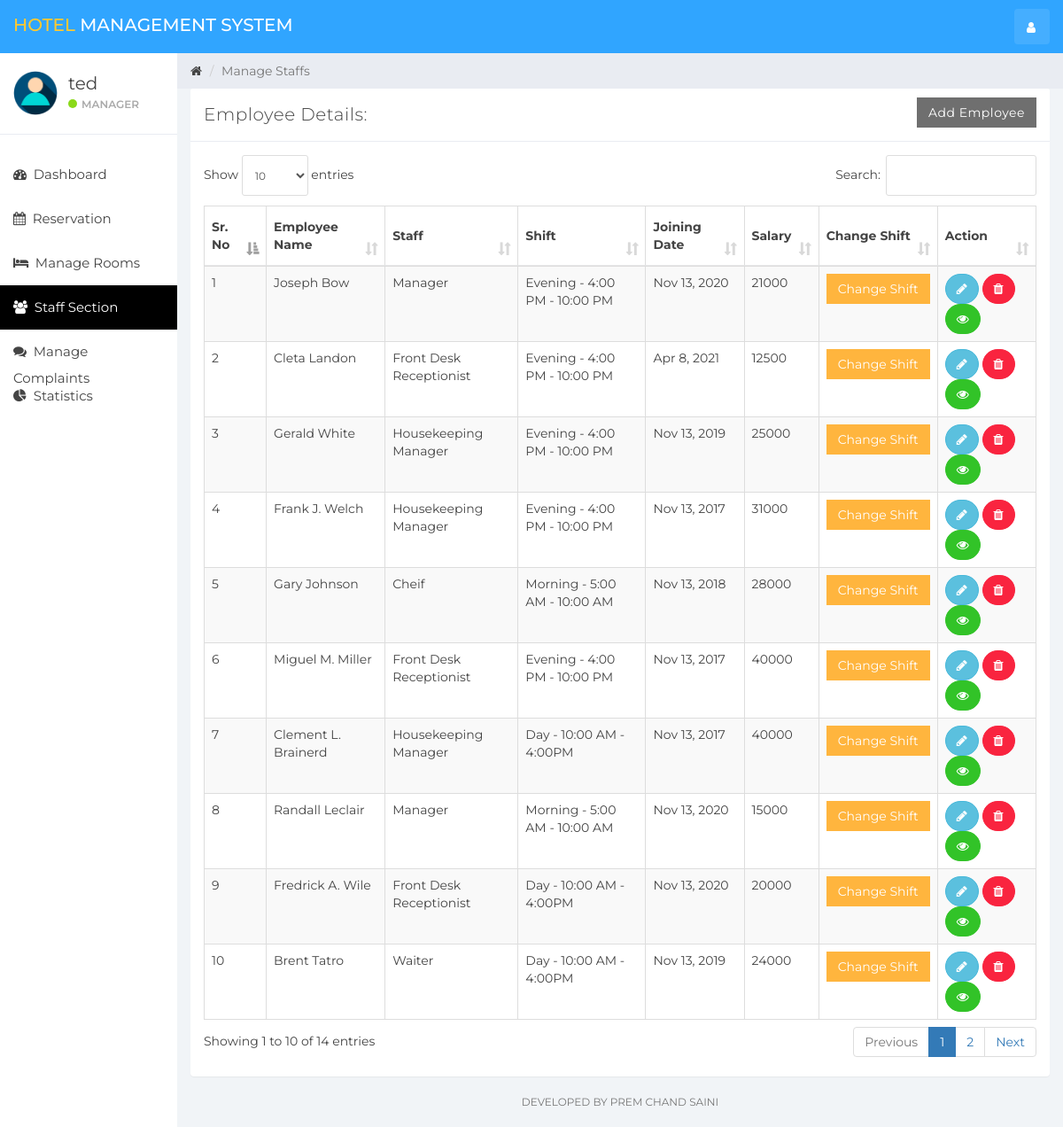
/index.php?staff_mang (signed in), run on the app's committed database.
### tables this page shows
CREATE TABLE IF NOT EXISTS `user` (
  `id` int(11) NOT NULL AUTO_INCREMENT,
  `name` varchar(100) NOT NULL,
  `username` varchar(15) NOT NULL,
  `email` varchar(100) NOT NULL,
  `password` varchar(100) NOT NULL,
  `created_at` timestamp NOT NULL DEFAULT CURRENT_TIMESTAMP,
  PRIMARY KEY (`id`)
);

CREATE TABLE IF NOT EXISTS `staff` (
  `emp_id` int(11) NOT NULL AUTO_INCREMENT,
  `emp_name` varchar(100) NOT NULL,
  `staff_type_id` int(11) NOT NULL,
  `shift_id` int(11) NOT NULL,
  `id_card_type` int(11) NOT NULL,
  `id_card_no` varchar(20) NOT NULL,
  `address` varchar(100) NOT NULL,
  `contact_no` bigint(20) NOT NULL,
  `salary` bigint(20) NOT NULL,
  `joining_date` timestamp NOT NULL DEFAULT CURRENT_TIMESTAMP,
  `updated_at` timestamp NOT NULL DEFAULT CURRENT_TIMESTAMP ON UPDATE CURRENT_TIMESTAMP,
  PRIMARY KEY (`emp_id`),
  KEY `id_card_type` (`id_card_type`),
  KEY `shift_id` (`shift_id`),
  KEY `staff_type_id` (`staff_type_id`),
  CONSTRAINT `staff_ibfk_1` FOREIGN KEY (`id_card_type`) REFERENCES `id_card_type` (`id_card_type_id`),
  CONSTRAINT `staff_ibfk_2` FOREIGN KEY (`shift_id`) REFERENCES `shift` (`shift_id`),
  CONSTRAINT `staff_ibfk_3` FOREIGN KEY (`staff_type_id`) REFERENCES `staff_type` (`staff_type_id`)
);

CREATE TABLE IF NOT EXISTS `staff_type` (
  `staff_type_id` int(10) NOT NULL AUTO_INCREMENT,
  `staff_type` varchar(100) NOT NULL,
  PRIMARY KEY (`staff_type_id`)
);

CREATE TABLE IF NOT EXISTS `shift` (
  `shift_id` int(10) NOT NULL AUTO_INCREMENT,
  `shift` varchar(100) NOT NULL,
  `shift_timing` varchar(100) NOT NULL,
  PRIMARY KEY (`shift_id`)
);

### staff_mang.php (the view, shortened to what this page needs)
<div class="col-sm-9 col-sm-offset-3 col-lg-10 col-lg-offset-2 main">
    <div class="row">
        <ol class="breadcrumb">
            <li><a href="#">
                    <em class="fa fa-home"></em>
                </a></li>
            <li class="active">Manage Staffs</li>
        </ol>
    </div>
    <div class="row">
        <div class="col-lg-12">
            <div class="panel panel-default">
                <div class="panel-heading">Employee Details:
                    <a href="index.php?add_emp" class="btn btn-secondary pull-right" style="border-radius:0%">Add Employee</a>
                </div>
                <div class="panel-body">
                    <table class="table table-striped table-bordered table-responsive" cellspacing="0" width="100%"
                           id="rooms">
                        <thead>
                        <tr>
                            <th>Sr. No</th>
                            <th>Employee Name</th>
                            <th>Staff</th>
                            <th>Shift</th>
                            <th>Joining Date</th>
                            <th>Salary</th>
                            <th>Change Shift</th>
                            <th>Action</th>
                        </tr>
                        </thead>
                        <tbody>
                        <?php
                        $staff_query = "SELECT * FROM staff  NATURAL JOIN staff_type NATURAL JOIN shift";
                        $staff_result = mysqli_query($connection, $staff_query);
                        if (mysqli_num_rows($staff_result) > 0) {
                            while ($staff = mysqli_fetch_assoc($staff_result)) { ?>
                                <tr>
                                    <td><?php echo $staff['emp_id']; ?></td>
                                    <td><?php echo $staff['emp_name']; ?></td>
                                    <td><?php echo $staff['staff_type']; ?></td>
                                    <td><?php echo $staff['shift'] . ' - ' . $staff['shift_timing']; ?></td>
                                    <td><?php echo date('M j, Y', strtotime($staff['joining_date'])); ?></td>
                                    <td><?php echo $staff['salary']; ?></td>
                                    <td>
                                        <button class="btn btn-warning" style="border-radius:0%" data-toggle="modal" data-target="#changeShift"
                                                data-id="<?php echo $staff['emp_id']; ?>" id="change_shift">Change Shift</button>
                                    </td>
                                    <td>
                                        <button data-toggle="modal"
                                                data-target="#empDetail<?php echo $staff['emp_id']; ?>"
                                                data-id="<?php echo $staff['emp_id']; ?>" id="editEmp"
                                                class="btn btn-info" style="border-radius:60px;"><i class="fa fa-pencil"></i></button>
                                        <a href='functionmis.php?empid=<?php echo $staff['emp_id']; ?>'
                                           class="btn btn-danger" onclick="return confirm('Are you Sure?')" style="border-radius:60px;"><i
                                                    class="fa fa-trash"></i></a>
                                        <a href='index.php?emp_history&empid=<?php echo $staff['emp_id']; ?>'
                                           class="btn btn-success" title="Employee Histery" style="border-radius:60px;"><i class="fa fa-eye"></i></a>
                                    </td>
                                </tr>
                                <?php
                            }
                        }
                        ?>
                        </tbody>
                    </table>
                </div>
            </div>
        </div>
    </div>
    <div class="row">
        <div class="col-sm-12">
        <p class="back-link">Developed By Prem Chand Saini</p>
        </div>
    </div>
</div>

### header_2.php (shortened to what this page needs)
<!DOCTYPE html>
<html>
<head>
    <link href="css/bootstrap.min.css" rel="stylesheet">
    <link href="css/font-awesome.min.css" rel="stylesheet">
    <link href="css/datepicker3.css" rel="stylesheet">
    <link href="css/dataTables.bootstrap.min.css" rel="stylesheet">
    <link href="css/styles.css" rel="stylesheet">
</head>
<body>
<nav class="navbar navbar-custom navbar-fixed-top bg-info" role="navigation">
    <div class="container-fluid">
        <div class="navbar-header">
            <a class="navbar-brand" href="index.php?dashboard"><span>Hotel </span>Management System</a>
            <ul class="nav navbar-top-links navbar-right">
                <li class="dropdown"><a class="dropdown-toggle count-info" data-toggle="dropdown" href="#">
                        <em class="fa fa-user"></em>
                    </a>
                </li>
            </ul>
        </div>
    </div>
</nav>

### sidebar.php (shortened to what this page needs)
<?php
include_once "db.php";
if (isset($_SESSION['user_id'])){
    $user_id = $_SESSION['user_id'];
    $userQuery = "SELECT * FROM user WHERE id = '$user_id'";
    $result = mysqli_query($connection, $userQuery);
    $user = mysqli_fetch_assoc($result);
}else{
    header('Location:login.php');
}
?>
<div id="sidebar-collapse" class="col-sm-3 col-lg-2 sidebar">
    <div class="profile-sidebar">
        <div class="profile-userpic">
            <img src="img/user.png" class="img-responsive" alt="">
        </div>
        <div class="profile-usertitle">
            <div class="profile-usertitle-name"><?php echo $user['name'];?></div>
            <div class="profile-usertitle-status"><span class="indicator label-success"></span>Manager</div>
        </div>
    </div>
    <ul class="nav menu">
    <?php
        if (isset($_GET['dashboard'])){ ?>
            <li class="active">
                <a href="index.php?dashboard"><em class="fa fa-dashboard">&nbsp;</em>
                    Dashboard
                </a>
            </li>
        <?php } else{?>
            <li>
                <a href="index.php?dashboard"><em class="fa fa-dashboard">&nbsp;</em>
                    Dashboard
                </a>
            </li>
        <?php }
        if (isset($_GET['reservation'])){ ?>
            <li class="active">
            <a href="index.php?reservation"><em class="fa fa-calendar">&nbsp;</em>
                    Reservation
                </a>
            </li>
        <?php } else{?>
            <li>
            <a href="index.php?reservation"><em class="fa fa-calendar">&nbsp;</em>
                    Reservation
                </a>
            </li>
        <?php }
        if (isset($_GET['room_mang'])){ ?>
            <li class="active">
                <a href="index.php?room_mang"><em class="fa fa-bed">&nbsp;</em>
                    Manage Rooms
                </a>
            </li>
        <?php } else{?>
            <li>
            <a href="index.php?room_mang"><em class="fa fa-bed">&nbsp;</em>
                    Manage Rooms
                </a>
            </li>
        <?php }
        if (isset($_GET['staff_mang'])){ ?>
            <li class="active">
                <a href="index.php?staff_mang"><em class="fa fa-users">&nbsp;</em>
                    Staff Section
                </a>
            </li>
        <?php }
        if (isset($_GET['complain'])){ ?>
            <li class="active">
                <a href="index.php?complain"><em class="fa fa-comments">&nbsp;</em>
                    Manage Complaints
                </a>
            </li>
        <?php } else{?>
            <li>
                <a href="index.php?complain"><em class="fa fa-comments">&nbsp;</em>
                    Manage Complaints
                </a>
            </li>
        <?php }
        ?>
        <?php
        if (isset($_GET['statistics'])){ ?>
            <li class="active">
                <a href="index.php?statistics"><em class="fa fa-pie-chart">&nbsp;</em>
                    Statistics
                </a>
            </li>
        <?php } else{?>
        <li>
            <a href="index.php?statistics"><em class="fa fa-pie-chart">&nbsp;</em>
                Statistics
            </a>
        </li>
<?php }?>
    </ul>
</div>

### index.php (shortened to what this page needs)
<?php
include_once "db.php";
include_once "header_2.php";
include_once "sidebar.php";
if (isset($_GET['room_mang'])){
    include_once "room_mang.php";
}
elseif (isset($_GET['dashboard'])){
    include_once "dashboard.php";
}
elseif (isset($_GET['reservation'])){
    include_once "reservation.php";
}
elseif (isset($_GET['staff_mang'])){
    include_once "staff_mang.php";
}
elseif (isset($_GET['add_emp'])){
    include_once "add_emp.php";
}
elseif (isset($_GET['complain'])){
    include_once "complain.php";
}
elseif (isset($_GET['statistics'])){
    include_once "statistics.php";
}
elseif (isset($_GET['emp_history'])){
    include_once "emp_history.php";
}
else{
    include_once "room_mang.php";
}
include_once "footer.php";

### footer.php (shortened to what this page needs)
</body>
</html>

### data on the page
user: name "ted"
staff: emp_id "1", emp_name "Joseph Bow", staff_type.staff_type "Manager", shift.shift "Evening", shift.shift_timing "4:00 PM - 10:00 PM", joining_date "Nov 13, 2020", salary "21000"
staff: emp_id "2", emp_name "Cleta Landon", staff_type.staff_type "Front Desk Receptionist", shift.shift "Evening", shift.shift_timing "4:00 PM - 10:00 PM", joining_date "Apr 8, 2021", salary "12500"
staff: emp_id "3", emp_name "Gerald White", staff_type.staff_type "Housekeeping Manager", shift.shift "Evening", shift.shift_timing "4:00 PM - 10:00 PM", joining_date "Nov 13, 2019", salary "25000"
staff: emp_id "4", emp_name "Frank J. Welch", staff_type.staff_type "Housekeeping Manager", shift.shift "Evening", shift.shift_timing "4:00 PM - 10:00 PM", joining_date "Nov 13, 2017", salary "31000"
staff: emp_id "5", emp_name "Gary Johnson", staff_type.staff_type "Cheif", shift.shift "Morning", shift.shift_timing "5:00 AM - 10:00 AM", joining_date "Nov 13, 2018", salary "28000"
staff: emp_id "6", emp_name "Miguel M. Miller", staff_type.staff_type "Front Desk Receptionist", shift.shift "Evening", shift.shift_timing "4:00 PM - 10:00 PM", joining_date "Nov 13, 2017", salary "40000"
staff: emp_id "7", emp_name "Clement L. Brainerd", staff_type.staff_type "Housekeeping Manager", shift.shift "Day", shift.shift_timing "10:00 AM - 4:00PM", joining_date "Nov 13, 2017", salary "40000"
staff: emp_id "8", emp_name "Randall Leclair", staff_type.staff_type "Manager", shift.shift "Morning", shift.shift_timing "5:00 AM - 10:00 AM", joining_date "Nov 13, 2020", salary "15000"
staff: emp_id "9", emp_name "Fredrick A. Wile", staff_type.staff_type "Front Desk Receptionist", shift.shift "Day", shift.shift_timing "10:00 AM - 4:00PM", joining_date "Nov 13, 2020", salary "20000"
staff: emp_id "10", emp_name "Brent Tatro", staff_type.staff_type "Waiter", shift.shift "Day", shift.shift_timing "10:00 AM - 4:00PM", joining_date "Nov 13, 2019", salary "24000"
